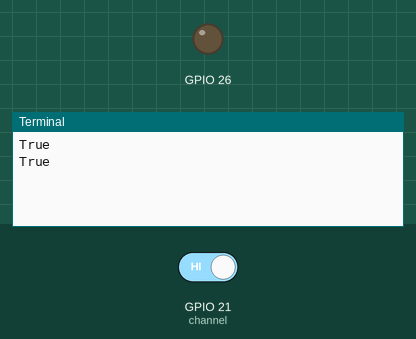
Recording of a program running on a simulated Raspberry Pi (BCM pin numbers). Parts: output pins drawn as LEDs (lit = HIGH), the last lines printed to the terminal. The test bench sets the inputs (shaded band); at power-on: GPIO 21 (channel) HIGH.

Above: at 1.2 s.
1.3 s: GPIO 21 (channel) driven LOW
At 1.7 s:
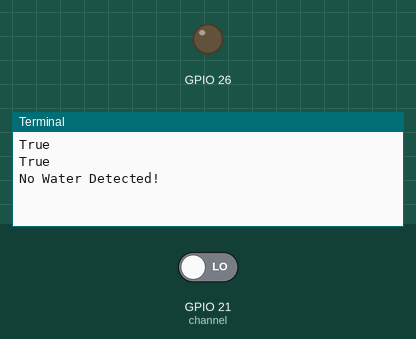
2.8 s: GPIO 21 (channel) driven HIGH
At 2.96 s:
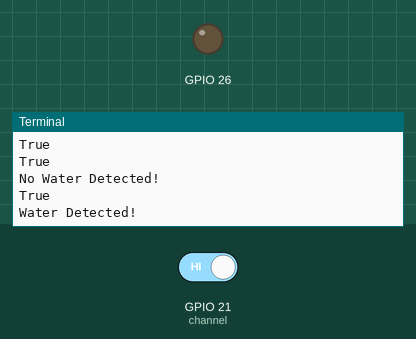

The program:

soil_moisture.py
```python
import RPi.GPIO as GPIO
import time

#GPIO SETUP
channel = 21
GPIO.setmode(GPIO.BCM)
GPIO.setup(channel, GPIO.IN)
GPIO.setup(26,GPIO.OUT)
GPIO.setup(26,GPIO.LOW)
motor = True

def callback(channel):
        global motor
        #GPIO.cleanup(26)
        if not GPIO.input(channel):
                print("No Water Detected!")
        else:
                print("Water Detected!")

GPIO.add_event_detect(channel, GPIO.BOTH, bouncetime=300)  # let us know when the pin goes HIGH or LOW
GPIO.add_event_callback(channel, callback)  # assign function to GPIO PIN, Run function on change

# infinite loop
try:
        while True:
                print(motor)
                #if motor:
                #        GPIO.setup(26,GPIO.OUT)
                 #       GPIO.output(26,GPIO.HIGH)
                time.sleep(1)
except:
        GPIO.cleanup()
```

Measured:
- after the input at 1.3 s, the terminal: prints a new line at once (image 1)
- after the input at 2.8 s, the terminal: prints a new line at once (image 2)
